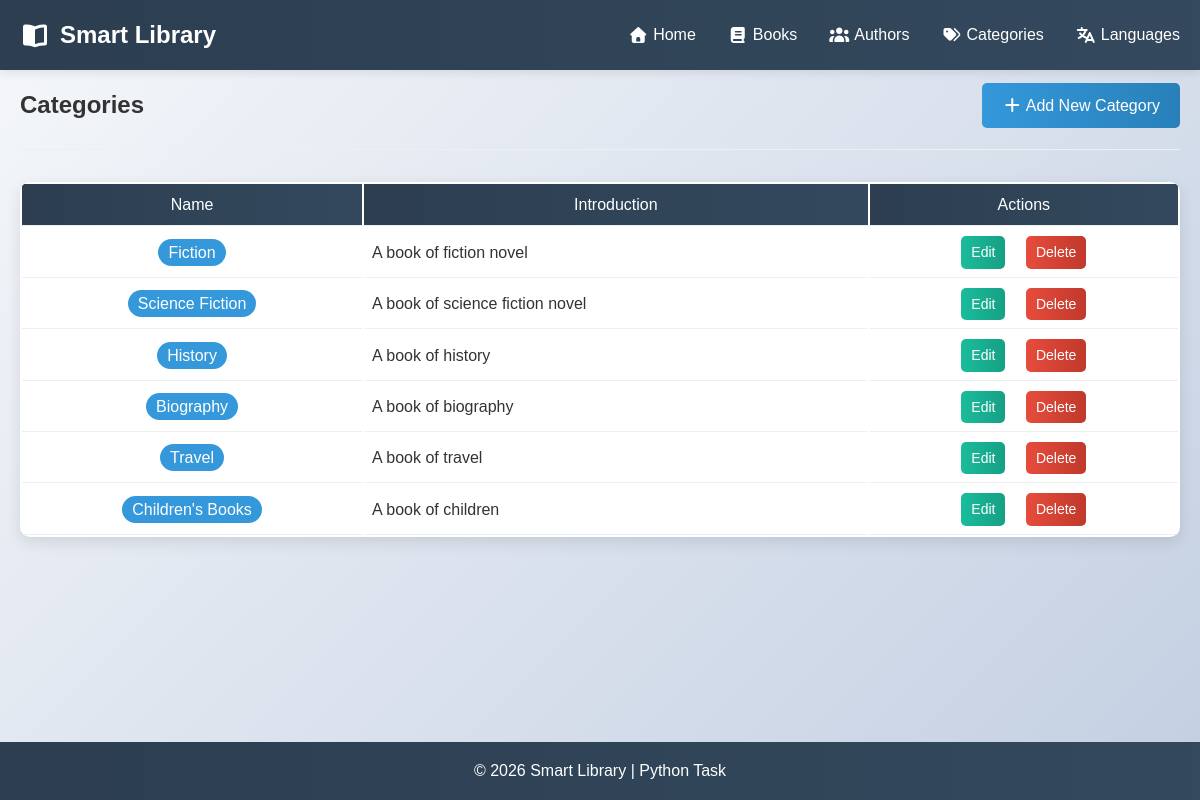
The page /categories on the database its author committed.
### models.py (models this page shows, shortened)
class Category(db.Model):
    id = db.Column(db.Integer, primary_key=True)
    name = db.Column(db.String(50), nullable=False, unique=True)
    description = db.Column(db.String(200))

### app.py (the view)
@app.route('/categories')
def list_categories():
    categories = Category.query.all()
    return render_template('categories.html', categories=categories)

### templates/categories.html (shortened to what this page needs)
{% extends "base.html" %}
{% block content %}
<section class="page-header">
    <h1 class="main-title">Categories</h1>
    <a href="{{ url_for('add_category') }}" class="btn btn-primary"><i class="fas fa-plus"></i> Add New Category</a>
</section>
<div class="books-container">
    {% if categories %}
    <table class="books-table">
        <thead>
            <tr>
                <th>Name</th>
                <th>Introduction</th>
                <th>Actions</th>
            </tr>
        </thead>
        <tbody>
            {% for category in categories %}
            <tr>
                <td><span class="category-tag" style="font-size:1rem;">{{ category.name }}</span></td>
                <td class="category-introduction-td">{{ category.description or 'No description' }}</td>
                {% with
                edit_url = url_for('edit_category', category_id=category.id),
                delete_url = url_for('delete_category', category_id=category.id)
                %}
                {% include 'btns_edit_del.html' %}
                {% endwith %}
            </tr>
            {% endfor %}
        </tbody>
    </table>
    {% else %}
    <div class="empty-state">
        <h3>Temp categories available.</h3>
    </div>
    {% endif %}
</div>
{% endblock %}

### templates/btns_edit_del.html
<td>
    <a href="{{ edit_url }}" class="btn btn-small btn-info">Edit</a>
    <a href="{{ delete_url }}" class="btn btn-small btn-danger" style="margin-left: 1rem;">Delete</a>
</td>

### static/css/style.css (style rules this page uses)
* { margin: 0; padding: 0; box-sizing: border-box; }
body { font-family: 'Noto Sans SC', sans-serif; line-height: 1.6; color: #333; background: linear-gradient(135deg, #f5f7fa 0%, #c3cfe2 100%); min-height: 100vh; }
.page-header { display: flex; justify-content: space-between; align-items: center; margin-bottom: 2rem; padding-bottom: 0.5rem; border-bottom: 1px solid #ecf0f1; }
.main-title { margin: 1rem 0; }
.btn { display: inline-block; padding: 10px 20px; border: none; border-radius: 5px; text-decoration: none; font-weight: 500; cursor: pointer; transition: all 0.3s ease; font-family: inherit; font-size: 1rem; }
.btn-primary { background: linear-gradient(90deg, #3498db 0%, #2980b9 100%); color: white; }
.btn-danger { background: linear-gradient(90deg, #e74c3c 0%, #c0392b 100%); color: white; }
.btn-info { background: linear-gradient(90deg, #1abc9c 0%, #16a085 100%); color: white; }
.btn-small { padding: 5px 10px; font-size: 0.875rem; }
.books-table { width: 100%; background: white; border-radius: 10px; overflow: hidden; box-shadow: 0 5px 15px rgba(0, 0, 0, 0.1); }
.books-table th, .books-table td { padding: 0.5rem; text-align: center; border-bottom: 1px solid #ecf0f1; min-width: 120px; }
.books-table th { background: linear-gradient(90deg, #2c3e50 0%, #34495e 100%); color: white; text-align: center; font-weight: 500; }
.category-tag { background: #3498db; color: white; padding: 5px 10px; border-radius: 20px; font-size: 0.875rem; }
.category-introduction-td { text-align: left !important; }

### rows shown on the page
Category: name "Fiction", description "A book of fiction novel"
Category: name "Science Fiction", description "A book of science fiction novel"
Category: name "History", description "A book of history"
Category: name "Biography", description "A book of biography"
Category: name "Travel", description "A book of travel"
Category: name "Children's Books", description "A book of children"
